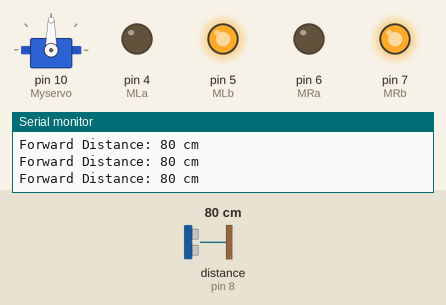
This sketch was run on a simulated Arduino Uno, built with avr-gcc and run on an emulated ATmega328P. Shown: servo, output pins drawn as LEDs (lit = HIGH), the last lines printed to the serial monitor. Wiring (inferred from the names in the program): ultrasonic range finder: trigger pin 9; echo pin 8. The test bench sets the inputs (shaded band); at power-on: distance to the obstacle (sensor on pin 8) 80 cm. The echo pulse lasts 58.3 µs per cm; pins used as bus, display or sensor lines are not drawn.

Above: at 1.7 s.
1.8 s: distance to the obstacle (sensor on pin 8) set to 23 cm
3.3 s: distance to the obstacle (sensor on pin 8) set to 19 cm
At 3.9 s:
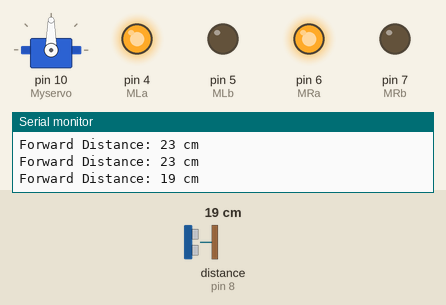
6.3 s: distance to the obstacle (sensor on pin 8) set to 120 cm
At 7.8 s:
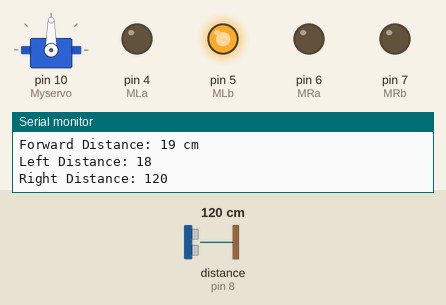
9.3 s: distance to the obstacle (sensor on pin 8) set to 25 cm
10.8 s: distance to the obstacle (sensor on pin 8) set to 19 cm
At 13.6 s:
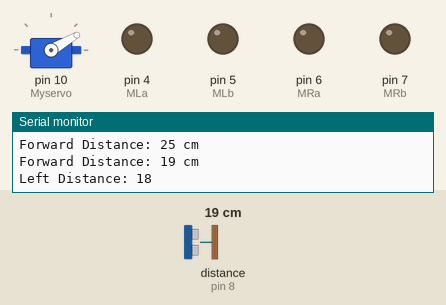
13.8 s: distance to the obstacle (sensor on pin 8) set to 35 cm
At 15.73 s:
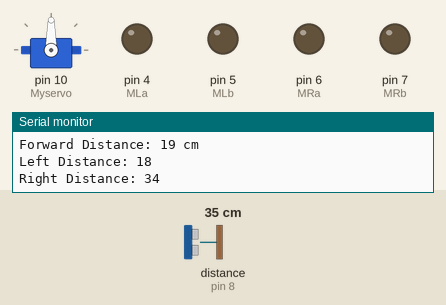
Timing chart, 0 to 17.4 s (numbered marks = the images above; inputs shaded):
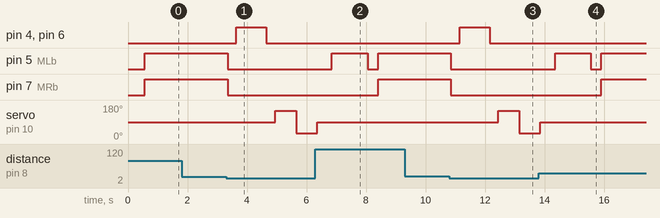

The sketch:

obstacle_avoiding_robot.ino
```cpp
#include <Servo.h>
 Servo Myservo;
 #define trigPin 9
#define echoPin 8
#define MLa 4
#define MLb 5
#define MRa 6
#define MRb 7
long duration;
long distance;
int distanceLeft;
int distanceRight;
void setup()
{
Serial.begin(9600);
pinMode(MLa, OUTPUT);
pinMode(MLb, OUTPUT);
pinMode(MRa, OUTPUT);
pinMode(MRb, OUTPUT);
pinMode(trigPin, OUTPUT);
pinMode(echoPin, INPUT);
Myservo.attach(10);
Myservo.write(90); // Center the servo
delay(500);
}
// Function to measure distance using the ultrasonic sensor
int getDistance() {
digitalWrite(trigPin, LOW);
delayMicroseconds(2);
digitalWrite(trigPin, HIGH);
delayMicroseconds(10);
digitalWrite(trigPin, LOW);
long timeDuration = pulseIn(echoPin, HIGH, 30000); // 30ms timeout
int cmDistance = timeDuration / 58;
if (cmDistance == 0) {
return 250; // If no echo received, assume path is clear
}
return cmDistance;
}
// Helper functions for movement
void moveForward() {
digitalWrite(MRb, HIGH);
digitalWrite(MRa, LOW);
digitalWrite(MLb, HIGH);
digitalWrite(MLa, LOW);
}
void moveBackward()
{
digitalWrite(MRb, LOW);
digitalWrite(MRa, HIGH);
digitalWrite(MLb, LOW);
digitalWrite(MLa, HIGH);
}
void turnLeft() {
digitalWrite(MRb, HIGH);
digitalWrite(MRa, LOW);
digitalWrite(MLb, LOW);
digitalWrite(MLa, LOW);
}
void turnRight() {
digitalWrite(MRb, LOW);
digitalWrite(MRa, LOW);
digitalWrite(MLb, HIGH);
digitalWrite(MLa, LOW);
}
void robotStop()
{
digitalWrite(MRb, LOW);
digitalWrite(MRa, LOW);
digitalWrite(MLb, LOW);
digitalWrite(MLa, LOW);
}
void loop() {
Myservo.write(90); // Keep looking forward
delay(50);
distance = getDistance();
Serial.print("Forward Distance: ");
Serial.print(distance);
Serial.println(" cm");
// No obstacle - Keep going forward
if (distance > 20)
{
moveForward();
}
// Obstacle detected close by
else if (distance > 0 && distance <= 20)
{
robotStop();
delay(300);
// Back up a bit to give space to turn (increased to 1000ms for small wheels)
moveBackward();
delay(1000);
robotStop();
delay(300);
// Look Left and take measurement
Myservo.write(150);
// Look Left
delay(700);
distanceLeft = getDistance();
Serial.print("Left Distance: ");
Serial.println(distanceLeft);
// Look Right and take measurement
Myservo.write(30);
// Look Right
delay(700);
distanceRight = getDistance();
Serial.print("Right Distance: ");
Serial.println(distanceRight);
// Center the servo
Myservo.write(90);
delay(500);
// Compare paths and choose the clearer route
if (distanceLeft >= distanceRight)
{
// Turn Left (increased to 1200ms to allow small wheels to rotate)
turnLeft();
delay(1200);
}
else
{
// Turn Right (increased to 1200ms to allow small wheels to rotate)
turnRight();
delay(1200);
}
robotStop();
delay(300);
}
} 
```

Measured:
- the behaviour switches between 21 and 20 cm on distance to the obstacle (sensor on pin 8) (found by bisection; images 0 and 1)
- the behaviour switches between 22 and 21 cm on distance to the obstacle (sensor on pin 8) (found by bisection; images 2 and 3)
- after the input at 3.3 s, pin 4 (MLa), pin 6 (MRa): LOW → HIGH after 0.34 s, → LOW 1.0 s later; pin 5 (MLb), pin 7 (MRb): HIGH → LOW at once; servo on pin 10 (Myservo): 90° → 150° after 1.6 s, → 30° 0.70 s later
- after the input at 6.3 s, pin 4 (MLa), pin 6 (MRa): stays LOW (without the input it goes to HIGH after 2.4 s); pin 5 (MLb): LOW → HIGH after 0.55 s, → LOW 1.2 s later, → HIGH 0.36 s later
- after the input at 10.8 s, pin 4 (MLa), pin 6 (MRa): LOW → HIGH after 0.35 s, → LOW 1.0 s later; pin 5 (MLb), pin 7 (MRb): HIGH → LOW after 0.05 s; servo on pin 10 (Myservo): 90° → 150° after 1.7 s, → 30° 0.70 s later
- after the input at 13.8 s, pin 4 (MLa), pin 6 (MRa): stays LOW (without the input it goes to HIGH after 2.4 s); pin 5 (MLb): LOW → HIGH after 0.56 s, → LOW 1.2 s later, → HIGH 0.35 s later
